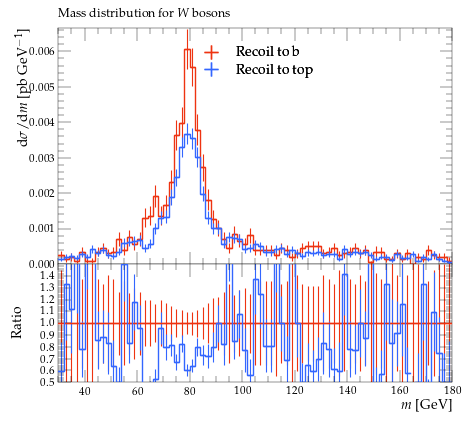

Reproduce this figure in Python.
#! /usr/bin/env python

# This Python script was auto-generated using YODA v2.0.2.
# Analysis object: /MC_TTBAR/onelep_W_mass
# Timestamp: 07-08-2026 (11:29:31)

import matplotlib as mpl
import matplotlib.pyplot as plt
mpl.use('Agg') # comment out for interactive use
import os
import numpy as np

plotDir = os.path.split(os.path.realpath(__file__))[0]
if 'YODA_USER_PLOT_PATH' in globals():
    plot_outdir = globals()['YODA_USER_PLOT_PATH']
else:
    plot_outdir = plotDir

#plot style
plt.style.use(os.path.join(plotDir, '../default.mplstyle'))
# plot metadata
figW, figH = plt.rcParams['figure.figsize']
ax_xLabel = r'$m$ [GeV]'
ax_yLabel = r'$\mathrm{d}\sigma/\mathrm{d}m$ [pb GeV$^{-1}$]'
ax_title  = r'Mass distribution for $W$ bosons'
ax_xScale = 'linear'
ax_yScale = 'linear'
xLims = (30.0, 180.0)
yLims = (0.0, 0.006665352100000001)

# TeX-friendly labels for the legend
labels = {
    'legend' : ([ r"Recoil to b", r"Recoil to top" ], r""),
}

# Adjust canvas width and height
canvasW = 10.0
canvasH = 9.0
figW *= canvasW/10.
figH *= canvasH/9.

# Create figure and axis objects
fig, (ax, ratio0_ax) = plt.subplots(2, 1, sharex=True,
                  figsize=(figW,figH), gridspec_kw={'height_ratios': (6.0, 3.0)})

# Set figure margins
plt.subplots_adjust(
    left   = 1.0 * plt.rcParams['figure.subplot.left'],
    right  = 1.0 * plt.rcParams['figure.subplot.right'],
    top    = 1.0 * plt.rcParams['figure.subplot.top'],
    bottom = 1.0 * plt.rcParams['figure.subplot.bottom'])

ratio0_ax.yaxis.set_major_locator(mpl.ticker.MultipleLocator(0.1))
ratio0_ax.set_ylim(0.5, 1.4999)
ratio0_ax.set_ylabel('Ratio')

# the numerical data is stored in a separate file
dataf = dict()
prefix = os.path.split(__file__)[0]
if prefix:    prefix = prefix + '/'
exec(open(prefix+'onelep_W_mass__data.py').read(), dataf)


legend_handles = dict() # keep track of handles for the legend

# style options for curves
# starts at zorder>=5 to draw curve on top of legend
styles = {
  'rec_b': {
    'color' : '#EE3311',
    'linestyle' : '-',
    'linewidth' : 1,
    'marker' : 'none',
    'markersize' : 2,
    'capsize' : 0.0,
    'zorder' : 5,
    'histstyle' : 1,
    'drawstyle' : 'steps-pre',
    'xerrorbars' : 1,
    'yerrorbars' : 1,
    'fillcolor' : None,
    'fillopacity' : 1.0,
    'ratio0_linestyle' : '-',
    'ratio0_linewidth' : 1,
    'ratio0_marker' : 'none',
    'ratio0_markersize' : 2,
    'ratio0_capsize' : 0.0,
    'ratio0_zorder' : 5,
    'ratio0_histstyle' : 1,
    'ratio0_drawstyle' : 'steps-pre',
    'ratio0_xerrorbars' : 1,
    'ratio0_yerrorbars' : 1,
  },
  'rec_t': {
    'color' : '#3366FF',
    'linestyle' : '-',
    'linewidth' : 1,
    'marker' : 'none',
    'markersize' : 2,
    'capsize' : 0.0,
    'zorder' : 6,
    'histstyle' : 1,
    'drawstyle' : 'steps-pre',
    'xerrorbars' : 1,
    'yerrorbars' : 1,
    'fillcolor' : None,
    'fillopacity' : 1.0,
    'ratio0_linestyle' : '-',
    'ratio0_linewidth' : 1,
    'ratio0_marker' : 'none',
    'ratio0_markersize' : 2,
    'ratio0_capsize' : 0.0,
    'ratio0_zorder' : 6,
    'ratio0_histstyle' : 1,
    'ratio0_drawstyle' : 'steps-pre',
    'ratio0_xerrorbars' : 1,
    'ratio0_yerrorbars' : 1,
  },
}

# curve from input yoda files in main panel
for label, yvals in dataf['yvals'].items():
    if all(np.isnan(v) for v in dataf['yvals'][label]):
        continue
    tmp = None
    if styles[label]['histstyle']: # draw as histogram
        xpos = dataf['xedges'][label] if styles[label]['drawstyle'] else dataf['xpoints'][label]
        ypos = np.insert(yvals, 0, yvals[0]) if styles[label]['drawstyle'] else yvals
        if styles[label]['fillcolor']: # fill area below curve
            ax.fill_between(xpos, ypos, step='pre',
                            color=styles[label]['fillcolor'],
                            alpha=styles[label]['fillopacity'])
        tmp, = ax.plot(xpos, ypos,
                       color=styles[label]['color'],
                       linestyle=styles[label]['linestyle'],
                       linewidth=styles[label]['linewidth'],
                       drawstyle=styles[label]['drawstyle'], solid_joinstyle='miter',
                       zorder=styles[label]['zorder'], label=label)
    tmp = ax.errorbar(dataf['xpoints'][label], yvals,
                      xerr=np.array(dataf['xerrs'][label])*styles[label]['xerrorbars'],
                      yerr=np.array(dataf['yerrs'][label])*styles[label]['yerrorbars'],
                      fmt=styles[label]['marker'], capsize=styles[label]['capsize'],
                      markersize=styles[label]['markersize'],
                      ecolor=styles[label]['color'],
                      color=styles[label]['color'], zorder=styles[label]['zorder'])
    tmp[-1][0].set_linestyle(styles[label]['linestyle'])
    tmp[-1][0].set_linewidth(styles[label]['linewidth'])
    if label in dataf['add_legend_handle']:  legend_handles[label] = tmp
    for varLabel in dataf['variation_yvals'].keys():
        if varLabel.startswith(label):
            tmp, = ax.plot(dataf['xedges'][label], dataf['variation_yvals'][varLabel],
                           color=styles[label]['color'],
                           linestyle=styles[label]['linestyle'],
                           linewidth=styles[label]['linewidth'],
                           drawstyle='steps-pre', solid_joinstyle='miter',
                           zorder=styles[label]['zorder'], alpha=0.5)


# plots on ratio panel
# curve from input yoda files in ratio panel
for label, yvals in dataf['ratio0_yvals'].items():
    if all(np.isnan(v) for v in yvals):
        continue
    if styles[label]['ratio0_histstyle']: # plot as histogram
        xpos = dataf['xedges']['rec_b'] if styles[label]['ratio0_drawstyle'] else dataf['xpoints']['rec_b']
        ypos = np.insert(yvals, 0, yvals[0]) if styles[label]['ratio0_drawstyle'] else yvals
        ratio0_ax.plot(xpos, ypos,
                       color=styles[label]['color'],
                       linewidth=styles[label]['linewidth'],
                       linestyle=styles[label]['ratio0_linestyle'],
                       drawstyle=styles[label]['ratio0_drawstyle'], zorder=styles[label]['zorder'],
                       solid_joinstyle='miter')
    tmp = ratio0_ax.errorbar(dataf['xpoints']['rec_b'], yvals,
                             xerr=np.array(dataf['ref_xerrs'])*styles[label]['ratio0_xerrorbars'],
                             yerr=np.array(dataf['ratio0_yerrs'][label])*styles[label]['ratio0_yerrorbars'],
                             fmt=styles[label]['ratio0_marker'], capsize=styles[label]['ratio0_capsize'],
                             markersize=styles[label]['ratio0_markersize'],
                             ecolor=styles[label]['color'],
                             color=styles[label]['color'])
    tmp[-1][0].set_linestyle(styles[label]['ratio0_linestyle'])
    tmp[-1][0].set_linewidth(styles[label]['ratio0_linewidth'])

    for varlabel in dataf['ratio0_variation_vals'].keys():
        if varlabel.startswith(label):
            ratio0_ax.plot(dataf['xedges']['rec_b'],
                            dataf['ratio0_variation_vals'][varlabel],
                            color=styles[label]['color'],
                            linestyle=styles[label]['linestyle'],
                            linewidth=styles[label]['linewidth'],
                            drawstyle='steps-pre', solid_joinstyle='miter',
                            zorder=1, alpha=0.5)

legend_items = list(legend_handles.values())
ax.add_artist(ax.legend(legend_items,
                        labels['legend'][0],
                        title=labels['legend'][1],
                        alignment='left',
                        loc='upper center',
                        bbox_to_anchor=(0.5, 0.97)))

# set plot metadata as defined above
ratio0_ax.set_xlabel(ax_xLabel)
ratio0_ax.xaxis.set_label_coords(1., -0.15)
ax.set_ylabel(ax_yLabel, ha='right', va='top')
ax.yaxis.set_label_coords(-0.11, 1.0)
ax.set_title(ax_title, loc='left')
ax.set_xscale(ax_xScale)
ax.set_yscale(ax_yScale)
ax.set_xlim(xLims)
ax.set_ylim(yLims)

# tick formatting
plt.rcParams['xtick.top'] = True
plt.rcParams['ytick.right'] = True
fig.align_ylabels((ax, ratio0_ax))
plt.savefig(os.path.join(plot_outdir, 'onelep_W_mass.pdf'), format='PDF')
plt.savefig(os.path.join(plot_outdir, 'onelep_W_mass.png'), format='PNG')

plt.close(fig)
